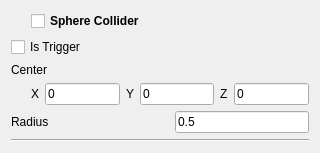
<?xml version="1.0" encoding="UTF-8"?>
<ui version="4.0">
 <class>SphereCollider</class>
 <widget class="QWidget" name="SphereCollider">
  <property name="geometry">
   <rect>
    <x>0</x>
    <y>0</y>
    <width>320</width>
    <height>139</height>
   </rect>
  </property>
  <property name="windowTitle">
   <string>Form</string>
  </property>
  <layout class="QVBoxLayout" name="verticalLayout_2">
   <item>
    <layout class="QVBoxLayout" name="verticalLayout">
     <item>
      <layout class="QHBoxLayout" name="horizontalLayout_3">
       <item>
        <spacer name="horizontalSpacer_3">
         <property name="orientation">
          <enum>Qt::Horizontal</enum>
         </property>
         <property name="sizeType">
          <enum>QSizePolicy::Fixed</enum>
         </property>
         <property name="sizeHint" stdset="0">
          <size>
           <width>20</width>
           <height>20</height>
          </size>
         </property>
        </spacer>
       </item>
       <item>
        <widget class="QCheckBox" name="checkBox">
         <property name="font">
          <font>
           <weight>75</weight>
           <bold>true</bold>
          </font>
         </property>
         <property name="text">
          <string>Sphere Collider</string>
         </property>
        </widget>
       </item>
      </layout>
     </item>
     <item>
      <widget class="QCheckBox" name="checkBox_2">
       <property name="text">
        <string>Is Trigger</string>
       </property>
      </widget>
     </item>
     <item>
      <widget class="QLabel" name="label">
       <property name="text">
        <string>Center</string>
       </property>
      </widget>
     </item>
     <item>
      <layout class="QHBoxLayout" name="horizontalLayout">
       <item>
        <spacer name="horizontalSpacer_2">
         <property name="orientation">
          <enum>Qt::Horizontal</enum>
         </property>
         <property name="sizeType">
          <enum>QSizePolicy::Fixed</enum>
         </property>
         <property name="sizeHint" stdset="0">
          <size>
           <width>20</width>
           <height>20</height>
          </size>
         </property>
        </spacer>
       </item>
       <item>
        <widget class="QLabel" name="label_2">
         <property name="text">
          <string>X</string>
         </property>
        </widget>
       </item>
       <item>
        <widget class="QLineEdit" name="lineEdit">
         <property name="text">
          <string>0</string>
         </property>
        </widget>
       </item>
       <item>
        <widget class="QLabel" name="label_3">
         <property name="text">
          <string>Y</string>
         </property>
        </widget>
       </item>
       <item>
        <widget class="QLineEdit" name="lineEdit_2">
         <property name="text">
          <string>0</string>
         </property>
        </widget>
       </item>
       <item>
        <widget class="QLabel" name="label_4">
         <property name="text">
          <string>Z</string>
         </property>
        </widget>
       </item>
       <item>
        <widget class="QLineEdit" name="lineEdit_3">
         <property name="text">
          <string>0</string>
         </property>
        </widget>
       </item>
      </layout>
     </item>
     <item>
      <layout class="QHBoxLayout" name="horizontalLayout_2">
       <item>
        <widget class="QLabel" name="label_5">
         <property name="text">
          <string>Radius</string>
         </property>
        </widget>
       </item>
       <item>
        <spacer name="horizontalSpacer">
         <property name="orientation">
          <enum>Qt::Horizontal</enum>
         </property>
         <property name="sizeType">
          <enum>QSizePolicy::Fixed</enum>
         </property>
         <property name="sizeHint" stdset="0">
          <size>
           <width>120</width>
           <height>20</height>
          </size>
         </property>
        </spacer>
       </item>
       <item>
        <widget class="QLineEdit" name="lineEdit_4">
         <property name="text">
          <string>0.5</string>
         </property>
        </widget>
       </item>
      </layout>
     </item>
    </layout>
   </item>
   <item>
    <widget class="Line" name="line">
     <property name="orientation">
      <enum>Qt::Horizontal</enum>
     </property>
    </widget>
   </item>
  </layout>
 </widget>
 <resources/>
 <connections/>
</ui>
